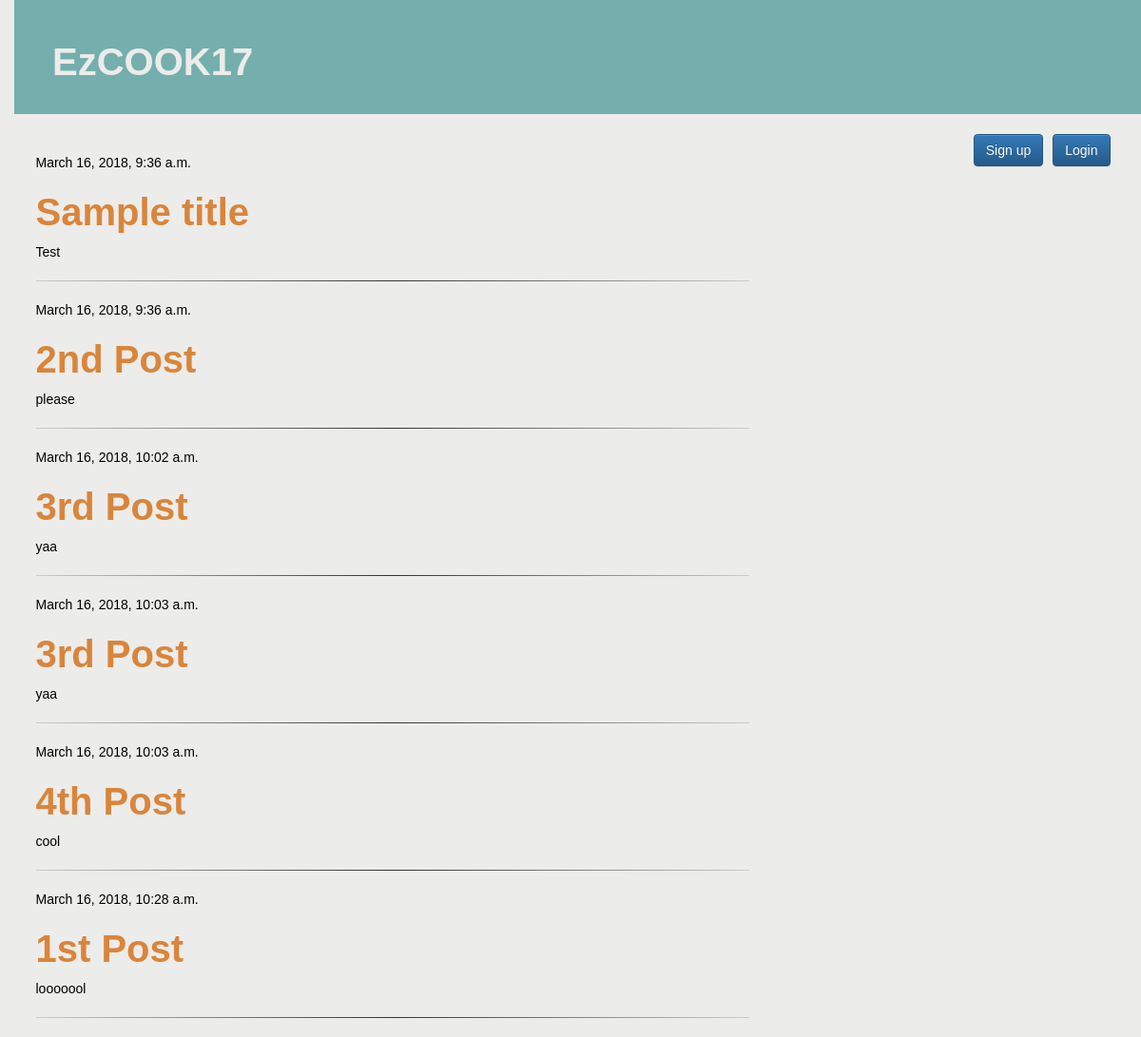
Before: / with the older database file.
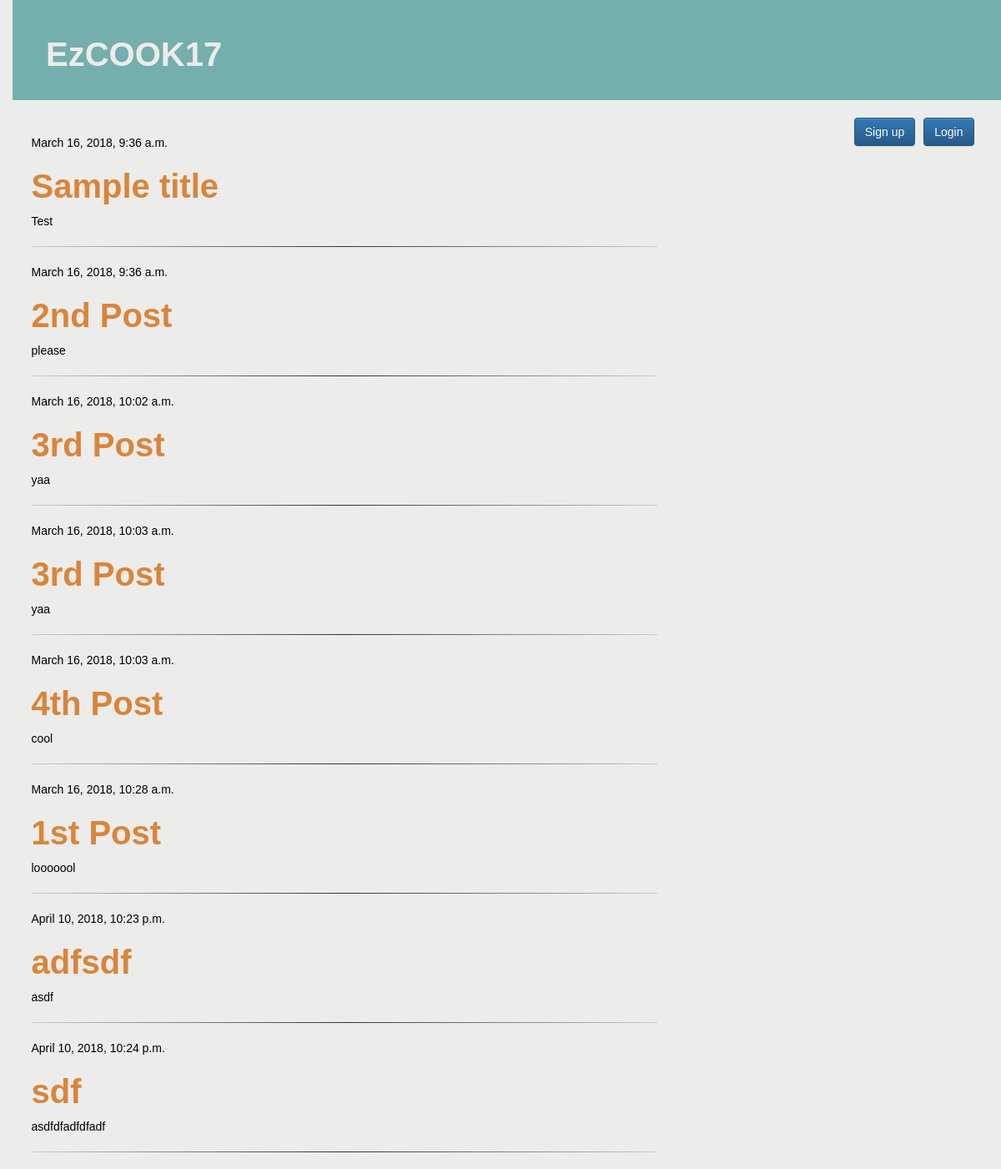
After: the same page with the newer database file.
### test/models.py (models this page shows, shortened)
class PostNew(models.Model):
    title = models.CharField(max_length=200)
    text = models.TextField()
    created_date = models.DateTimeField(
            default=timezone.now)
    published_date = models.DateTimeField(
            blank=True, null=True)

### test/views.py (the view)
# urls.py: url(r'^$', views.post_list, name='post_list'),
def post_list(request):
    posts = PostNew.objects.filter(published_date__lte=timezone.now()).order_by('published_date')
    return render(request, 'post_list.html', {'posts': posts})

### templates/post_list.html
{% extends 'base.html' %}
{% block content %}
    <a href="login" class="top-menu"><button type="button" class="btn btn-primary pull-right"  style="margin-right:10px">Login</button></a>
    <a href="signup" class="top-menu"><button type="button" class="btn btn-primary pull-right" style="margin-right:10px">Sign up</button></a>
</div>
<div class="row">
    <div class="col-md-8">
    {% for post in posts %}
        <div class="post">
            <div class="date">
                {{ post.published_date }}
            </div>
            <h1><a href="{% url 'post_detail' pk=post.pk %}">{{ post.title }}</a></h1>
            <p>{{ post.text|linebreaksbr }}</p>
            <hr class="divider" />
        </div>
    {% endfor %}
{% endblock %}

Changed rows visible on the page:
added PostNew: published_date "April 10, 2018, 10:23 p.m.", title "adfsdf", text "asdf"
added PostNew: published_date "April 10, 2018, 10:24 p.m.", title "sdf", text "asdfdfadfdfadf"
